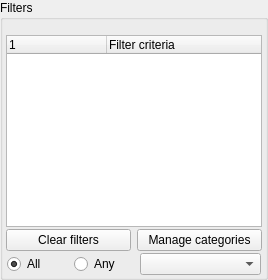
      <widget class="QGroupBox" name="categoriesGroup">
       <property name="maximumSize">
        <size>
         <width>520</width>
         <height>16777215</height>
        </size>
       </property>
       <property name="title">
        <string>Filters</string>
       </property>
       <layout class="QVBoxLayout" name="verticalLayout_10" stretch="6,0,0">
        <property name="spacing">
         <number>0</number>
        </property>
        <property name="leftMargin">
         <number>3</number>
        </property>
        <property name="topMargin">
         <number>15</number>
        </property>
        <property name="rightMargin">
         <number>3</number>
        </property>
        <property name="bottomMargin">
         <number>0</number>
        </property>
        <item>
         <widget class="QTreeWidget" name="filters">
          <property name="minimumSize">
           <size>
            <width>120</width>
            <height>0</height>
           </size>
          </property>
          <property name="contextMenuPolicy">
           <enum>Qt::NoContextMenu</enum>
          </property>
          <property name="alternatingRowColors">
           <bool>true</bool>
          </property>
          <property name="selectionMode">
           <enum>QAbstractItemView::NoSelection</enum>
          </property>
          <property name="indentation">
           <number>0</number>
          </property>
          <property name="rootIsDecorated">
           <bool>false</bool>
          </property>
          <property name="uniformRowHeights">
           <bool>true</bool>
          </property>
          <property name="allColumnsShowFocus">
           <bool>true</bool>
          </property>
          <attribute name="headerCascadingSectionResizes">
           <bool>false</bool>
          </attribute>
          <column>
           <property name="text">
            <string/>
           </property>
           <property name="toolTip">
            <string>Filter state: off, included, or excluded.</string>
           </property>
          </column>
          <column>
           <property name="text">
           <string>Filter criteria</string>
           </property>
           <property name="toolTip">
            <string>Click a filter to cycle between off, included, and excluded. Choose below whether mods must match all of them or any.</string>
           </property>
          </column>
         </widget>
        </item>
        <item>
         <widget class="QWidget" name="widget_2" native="true">
          <layout class="QHBoxLayout" name="horizontalLayout_8">
           <property name="leftMargin">
            <number>0</number>
           </property>
           <property name="topMargin">
            <number>2</number>
           </property>
           <property name="rightMargin">
            <number>0</number>
           </property>
           <property name="bottomMargin">
            <number>0</number>
           </property>
           <item>
            <widget class="QPushButton" name="filtersClear">
             <property name="text">
              <string>Clear filters</string>
             </property>
             <property name="toolTip">
              <string>Remove every active filter.</string>
             </property>
            </widget>
           </item>
           <item>
            <widget class="QPushButton" name="filtersEdit">
             <property name="text">
              <string>Manage categories</string>
             </property>
             <property name="toolTip">
              <string>Create, rename, organize, and map categories for this game.</string>
             </property>
            </widget>
           </item>
          </layout>
         </widget>
        </item>
        <item>
         <widget class="QWidget" name="widget" native="true">
          <property name="sizePolicy">
           <sizepolicy hsizetype="Preferred" vsizetype="Preferred">
            <horstretch>0</horstretch>
            <verstretch>0</verstretch>
           </sizepolicy>
          </property>
          <layout class="QHBoxLayout" name="horizontalLayout_11" stretch="1,1,2">
           <property name="leftMargin">
            <number>1</number>
           </property>
           <property name="topMargin">
            <number>2</number>
           </property>
           <property name="rightMargin">
            <number>1</number>
           </property>
           <property name="bottomMargin">
            <number>2</number>
           </property>
           <item>
            <widget class="QRadioButton" name="filtersAnd">
             <property name="toolTip">
              <string>Show mods that match every active filter.</string>
             </property>
             <property name="text">
              <string>All</string>
             </property>
             <property name="checked">
              <bool>true</bool>
             </property>
            </widget>
           </item>
           <item>
            <widget class="QRadioButton" name="filtersOr">
             <property name="toolTip">
              <string>Show mods that match at least one active filter.</string>
             </property>
             <property name="text">
              <string>Any</string>
             </property>
            </widget>
           </item>
           <item>
            <widget class="QComboBox" name="filtersSeparators">
             <property name="sizePolicy">
              <sizepolicy hsizetype="Preferred" vsizetype="Fixed">
               <horstretch>0</horstretch>
               <verstretch>0</verstretch>
              </sizepolicy>
             </property>
             <property name="toolTip">
              <string>
                              Follow filters: only show separators that match the current filters
                              Always show: keep separators visible
                              Always hide: never show separators
                            </string>
             </property>
            </widget>
           </item>
          </layout>
         </widget>
        </item>
       </layout>
      </widget>
